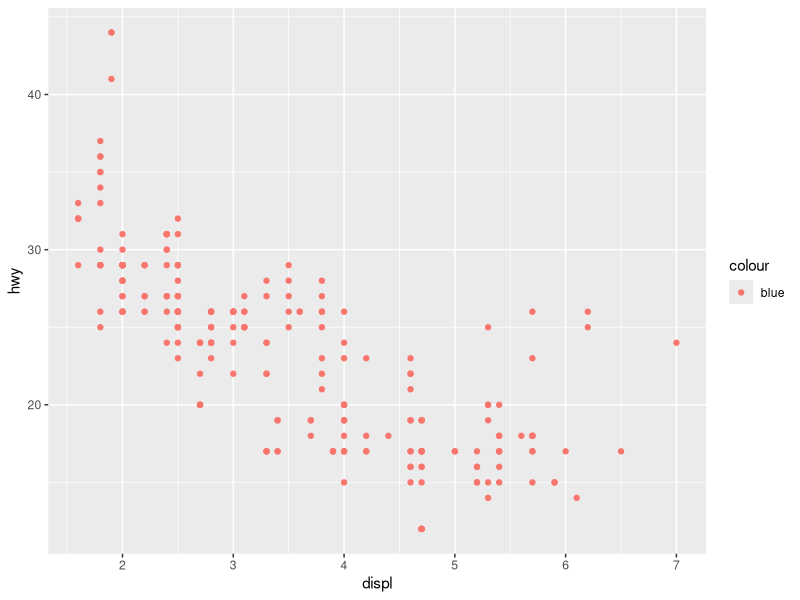
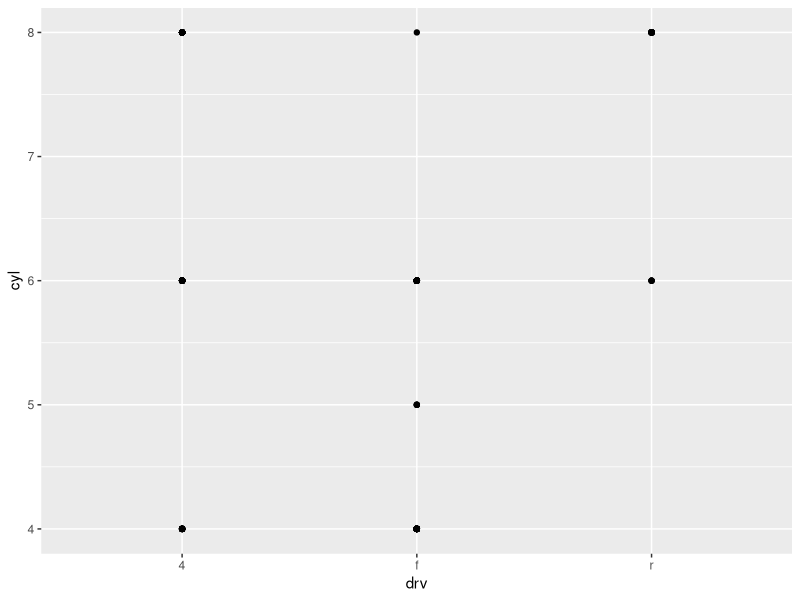
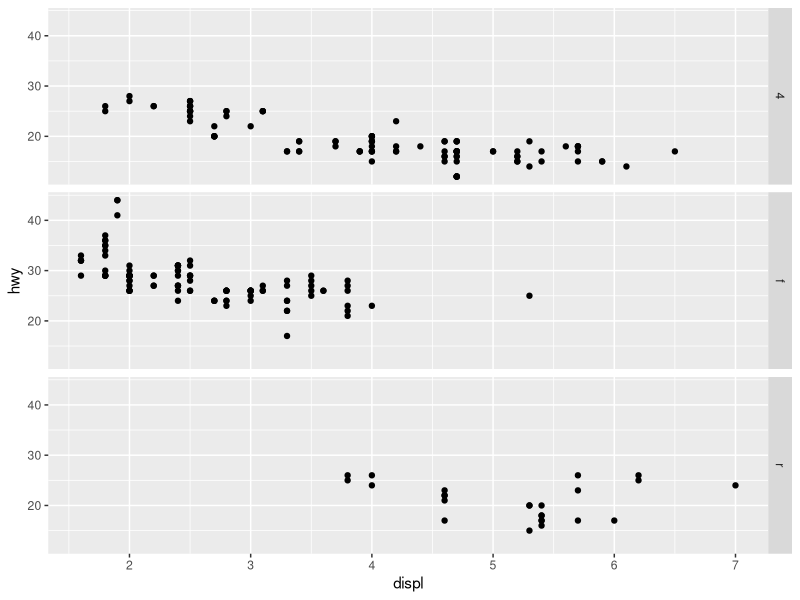
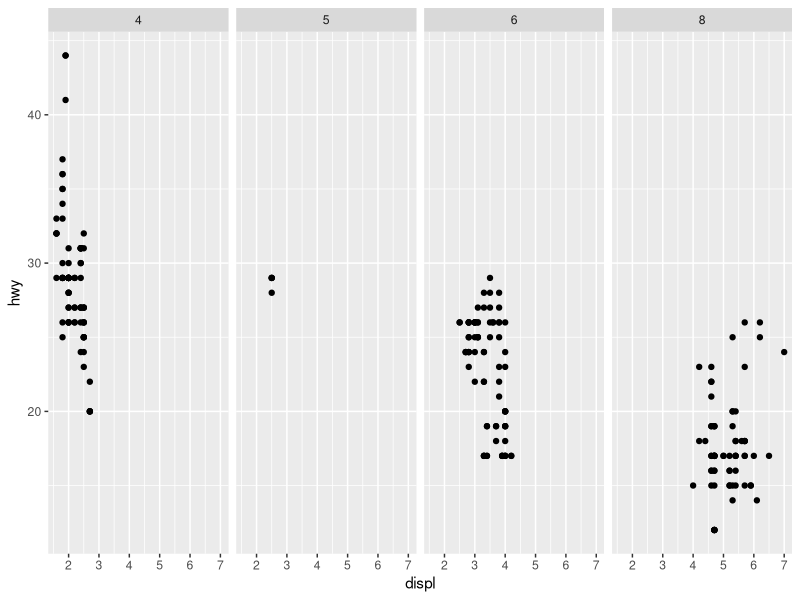
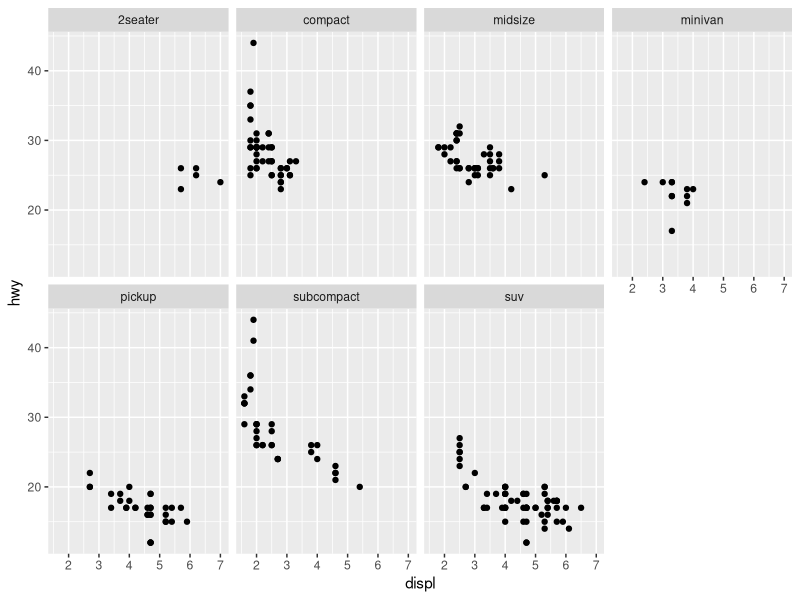

These charts were generated, in order, by the following R code:
## ---- chunk 1
knitr::opts_chunk$set(echo = TRUE)
library(tidyverse)
## ---- chunk 2

### Write Code Here

# ggplot(data = mpg)

## ---- chunk 3

### Write Code Here

# nrow(mpg)

# ncol(mpg)

## ---- chunk 4

### Write Code Here

## ---- chunk 5

### Write Code Here

#ggplot(data = mpg, aes(x=hwy, y=cyl)) +
#  geom_point()

## ---- chunk 6

### Write Code Here

#ggplot(data = mpg, aes(x=class, y=drv)) +
#  geom_point()

## ---- chunk 7

ggplot(data = mpg) + 
  geom_point(mapping = aes(x = displ, y = hwy, color = "blue"))

## ---- chunk 8

### Answer
## ---- chunk 9

### Answer
## ---- chunk 10

### Answer
## ---- chunk 11


### Answer
## ---- chunk 12

### Answer
## ---- chunk 13

# Answer

## ---- chunk 14

ggplot(data = mpg) + 
  geom_point(mapping = aes(x = drv, y = cyl))
## ---- chunk 15

ggplot(data = mpg) + 
  geom_point(mapping = aes(x = displ, y = hwy)) +
  facet_grid(drv ~ .)

ggplot(data = mpg) + 
  geom_point(mapping = aes(x = displ, y = hwy)) +
 facet_grid(. ~ cyl)
## ---- chunk 16

ggplot(data = mpg) + 
  geom_point(mapping = aes(x = displ, y = hwy)) + 
  facet_wrap(~ class, nrow = 2)
## ---- chunk 17

# Answer

## ---- chunk 18

# Answer

